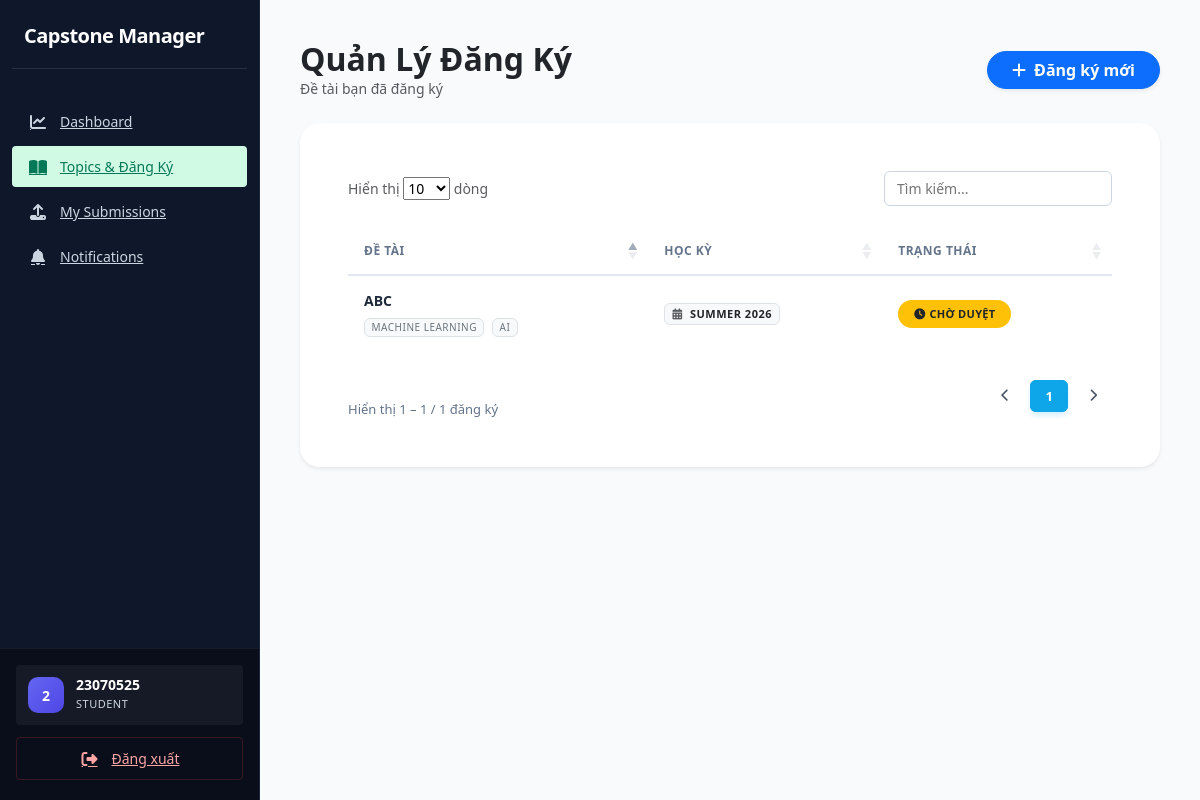
The app's page /index.php?page=registrations (signed in) with its own data.
### tables this page shows
CREATE TABLE `topic_registrations` (
  `id` int(11) NOT NULL,
  `student_id` int(11) NOT NULL,
  `topic_id` int(11) NOT NULL,
  `semester_id` int(11) NOT NULL,
  `description` text DEFAULT NULL,
  `keywords` varchar(255) DEFAULT NULL,
  `desired_lecturer_id` int(11) DEFAULT NULL,
  `status` enum('pending','approved','rejected') DEFAULT 'pending',
  `created_at` timestamp NOT NULL DEFAULT current_timestamp()
);

CREATE TABLE `topics` (
  `id` int(11) NOT NULL,
  `title` varchar(255) DEFAULT NULL,
  `description` text DEFAULT NULL,
  `keywords` text DEFAULT NULL,
  `semester_id` int(11) DEFAULT NULL,
  `created_by` int(11) DEFAULT NULL,
  `status` enum('draft','pending','approved','rejected') DEFAULT 'draft',
  `created_at` timestamp NOT NULL DEFAULT current_timestamp()
);

CREATE TABLE `semesters` (
  `id` int(11) NOT NULL,
  `name` varchar(100) DEFAULT NULL,
  `start_date` date DEFAULT NULL,
  `end_date` date DEFAULT NULL,
  `created_at` timestamp NOT NULL DEFAULT current_timestamp()
);

### app/controllers/RegistrationController.php (called while the page is built, shortened)
<?php
class RegistrationController {
    private $regModel;
    public function __construct() {
        $this->regModel = new TopicRegistration();
    }
    public function index() {
        $role = $_SESSION['user']['role'] ?? '';
        if ($role === 'admin') {
            $registrations = $this->regModel->getAll();
        } elseif ($role === 'student') {
            $studentId = $_SESSION['user']['student_id'] ?? null;
            $registrations = $studentId
                ? $this->regModel->getByStudent($studentId)
                : [];
        } else {
            $registrations = [];
        }
        require '../app/views/registrations/index.php';
    }
}

### core/Database.php (called while the page is built)
<?php
class Database {
    private static $instance = null;
    private $conn;
    private $host = "localhost";
    private $dbname = "capstone_manager";
    private $username = "root";
    private $password = "";
    private function __construct(){
        try{
            $this->conn = new PDO(
                "mysql:host={$this->host};dbname={$this->dbname};charset=utf8mb4",
                $this->username,
                $this->password
            );
            $this->conn->setAttribute(
                PDO::ATTR_ERRMODE,
                PDO::ERRMODE_EXCEPTION
            );
            $this->conn->setAttribute(
                PDO::ATTR_DEFAULT_FETCH_MODE,
                PDO::FETCH_ASSOC
            );
        }catch(PDOException $e){
            die("Database Error: " . $e->getMessage());
        }
    }
    public static function getInstance(){
        if(self::$instance == null){
            self::$instance = new Database();
        }
        return self::$instance;
    }
    public function getConnection(){
        return $this->conn;
    }
}

### app/models/TopicRegistration.php (called while the page is built, shortened)
<?php
class TopicRegistration {
    private $conn;
    public function __construct() {
        $this->conn = Database::getInstance()->getConnection();
    }
    public function getByStudent($studentId) {
        $sql = "SELECT r.*, t.title as topic_title, sem.name as semester_name, l.full_name as lecturer_name
                FROM topic_registrations r
                JOIN topics t ON r.topic_id = t.id
                JOIN semesters sem ON r.semester_id = sem.id
                LEFT JOIN lecturers l ON r.desired_lecturer_id = l.id
                WHERE r.student_id = ? ORDER BY r.created_at DESC";
        $stmt = $this->conn->prepare($sql);
        $stmt->execute([$studentId]);
        return $stmt->fetchAll(PDO::FETCH_ASSOC);
    }
}

### app/views/registrations/index.php (the view, shortened to what this page needs)
<?php require '../app/views/layouts/header.php'; ?>
<?php require '../app/views/layouts/sidebar.php'; ?>
<?php $role = $_SESSION['user']['role']; ?>
<div class="main-content" style="padding: 40px; background-color: #f8fafc; min-height: 100vh;">
    <div class="d-flex justify-content-between align-items-center mb-4">
        <div>
            <h2 class="fw-bold mb-0">Quản Lý Đăng Ký</h2>
            <p class="text-muted small mb-0">
                <?php if ($role === 'admin'): ?>
                    Tất cả đăng ký đề tài trong hệ thống
                <?php elseif ($role === 'lecturer'): ?>
                    Sinh viên đăng ký chọn bạn làm giảng viên hướng dẫn
                <?php else: ?>
                    Đề tài bạn đã đăng ký
                <?php endif; ?>
            </p>
        </div>
        <?php if ($role === 'student'): ?>
            <a href="index.php?page=registration-create"
               class="btn btn-primary rounded-pill px-4 shadow-sm fw-bold">
                <i class="fa fa-plus me-1"></i> Đăng ký mới
            </a>
        <?php endif; ?>
    </div>
    <div class="card border-0 shadow-sm" style="border-radius: 20px;">
        <div class="card-body p-4">
            <div class="table-responsive">
                <table class="table table-hover align-middle" id="registrationsTable">
                    <thead>
                        <tr class="text-muted small text-uppercase">
                            <th class="ps-3">Đề Tài</th>
                            <th>Học Kỳ</th>
                            <th>Trạng Thái</th>
                        </tr>
                    </thead>
                    <tbody>
                        <?php if (!empty($registrations)): foreach ($registrations as $r):
                            $s   = $r['status'];
                            $badgeCls = $s === 'approved' ? 'bg-success'
                                      : ($s === 'rejected' ? 'bg-danger'
                                      : 'bg-warning text-dark');
                            $badgeLbl = $s === 'approved' ? 'Đã duyệt'
                                      : ($s === 'rejected' ? 'Từ chối'
                                      : 'Chờ duyệt');
                            $badgeIcon = $s === 'approved' ? 'fa-circle-check'
                                       : ($s === 'rejected' ? 'fa-circle-xmark'
                                       : 'fa-clock');
                        ?>
                            <tr>
                                <td class="ps-3">
                                    <div class="fw-semibold"><?= htmlspecialchars($r['topic_title']) ?></div>
                                    <?php if (!empty($r['keywords'])): ?>
                                        <div class="mt-1">
                                            <?php foreach (explode(',', $r['keywords']) as $kw): ?>
                                                <span class="badge bg-light text-secondary border me-1"
                                                      style="font-size:10px; font-weight:500;">
                                                    <?= htmlspecialchars(trim($kw)) ?>
                                                </span>
                                            <?php endforeach; ?>
                                        </div>
                                    <?php endif; ?>
                                </td>
                                <td>
                                    <span class="badge bg-light text-dark border" style="font-size:11px;">
                                        <i class="fa fa-calendar-alt me-1 text-muted"></i>
                                        <?= htmlspecialchars($r['semester_name']) ?>
                                    </span>
                                </td>
                                <td>
                                    <span class="badge rounded-pill <?= $badgeCls ?> px-3 py-2"
                                          style="font-size:11px; letter-spacing:.3px;">
                                        <i class="fa <?= $badgeIcon ?> me-1"></i><?= $badgeLbl ?>
                                    </span>
                                </td>
                            </tr>
                        <?php endforeach; endif; ?>
                    </tbody>
                </table>
            </div>
        </div>
    </div>
</div>
<?php require '../app/views/layouts/footer.php'; ?>

### public/assets/css/style.css (style rules this page uses)
:root { --primary: #0f172a; --primary-hover: #1e293b; --secondary: #475569; --success: #059669; --success-light: #d1fae5; --warning: #d97706; --warning-light: #fef3c7; --danger: #dc2626; --danger-light: #fee2e2; --info: #0284c7; --info-light: #e0f2fe; --sidebar-bg: #0f172a; --sidebar-text: #cbd5e1; --sidebar-hover: #1e293b; --sidebar-w: 260px; --bg: #f8f9fa; --surface: #ffffff; --border: #cbd5e1; --border-light: #e2e8f0; --text: #0f172a; --text-muted: #475569; --text-faint: #94a3b8; --radius-sm: 4px; --radius-md: 6px; --radius-lg: 8px; --radius-xl: 8px; --radius-2xl: 12px; --shadow-sm: 0 1px 2px rgba(0, 0, 0, 0.05); --shadow-md: 0 4px 6px -1px rgba(0, 0, 0, 0.1), 0 2px 4px -1px rgba(0, 0, 0, 0.06); --shadow-lg: 0 10px 15px -3px rgba(0, 0, 0, 0.1), 0 4px 6px -2px rgba(0, 0, 0, 0.05); --shadow-hover: 0 10px 15px -3px rgba(0, 0, 0, 0.1); --font: 'Inter', system-ui, -apple-system, sans-serif; --transition: all 0.2s ease-in-out; }
*, *::before, *::after { box-sizing: border-box; margin: 0; padding: 0; }
body { font-family: var(--font); background: var(--bg); color: var(--text); font-size: 14px; line-height: 1.5; -webkit-font-smoothing: antialiased; }
a { text-decoration: none; color: var(--info); transition: var(--transition); }
.main-content { margin-left: var(--sidebar-w); min-height: 100vh; padding: 32px; background: var(--bg); }
.card, .dashboard-box, .table-container, .form-container, .detail-container, .custom-card { background: var(--surface); border-radius: var(--radius-xl); border: 1px solid var(--border-light); box-shadow: var(--shadow-sm); padding: 24px; margin-bottom: 24px; }
.table { width: 100%; border-collapse: separate; border-spacing: 0; margin: 0; font-size: 14px; }
.table thead th { font-weight: 700; text-transform: uppercase; letter-spacing: 0.5px; font-size: 12px; color: #64748b; padding: 14px 16px; background: #ffffff; border-bottom: 2px solid #e2e8f0; white-space: nowrap; border-top: none; }
.table tbody td { padding: 14px 16px; vertical-align: middle; color: #1e293b; border-bottom: 1px solid #f1f5f9; font-weight: 500; }
.table tbody tr:last-child td { border-bottom: none; }
.btn { display: inline-flex; align-items: center; justify-content: center; gap: 8px; padding: 8px 16px; font-size: 14px; font-weight: 600; border: 1px solid transparent; border-radius: 6px; cursor: pointer; transition: all 0.2s ease; line-height: 1.5; }
.btn-primary { background: var(--primary); color: #fff; }
.badge { display: inline-flex; align-items: center; justify-content: center; padding: 6px 12px; border-radius: 100px; font-size: 11px; font-weight: 700; text-transform: uppercase; letter-spacing: 0.5px; border: none; }

### records on screen
topic_registrations: topic.title "ABC", keywords "MACHINE LEARNING", keywords "AI", semester.name "SUMMER 2026", status "CHỜ DUYỆT"

### other values on screen
substr($username, 0, 1) "2"
$username "23070525"
$_SESSION['user']['role'] "STUDENT"
